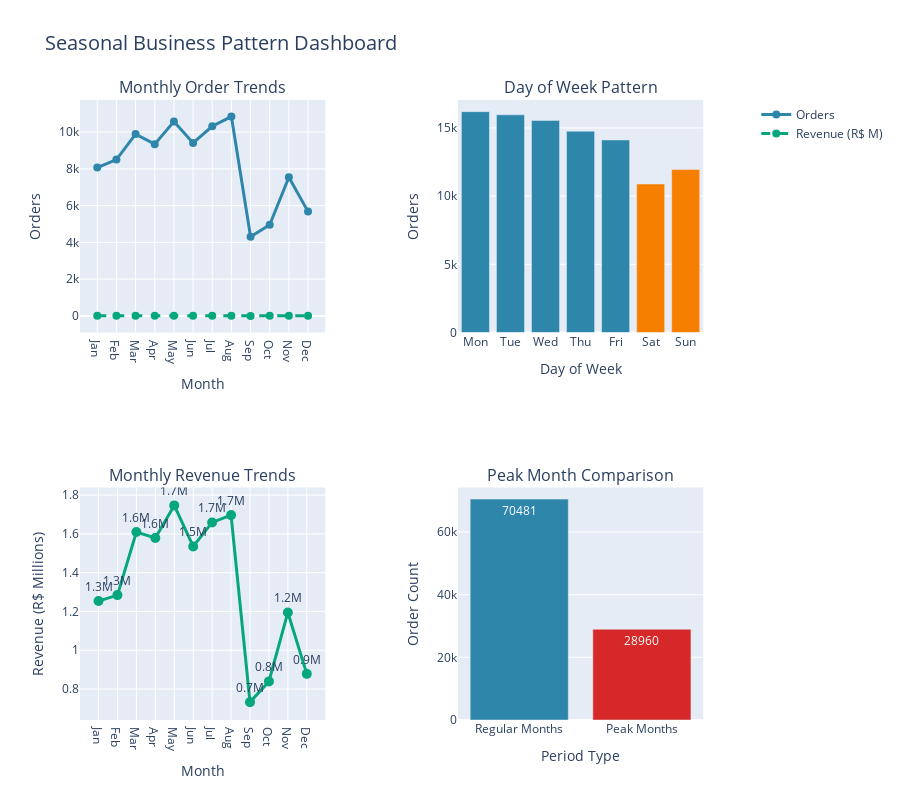

The notebook cell this image was saved under:
### Code cell
# Interactive Seasonality Analysis with Plotly
# Create comprehensive temporal dashboard
fig = make_subplots(
    rows=2, cols=2,
    subplot_titles=('Monthly Order Trends', 'Day of Week Pattern', 
                   'Monthly Revenue Trends', 'Peak Month Comparison'),
    specs=[[{"secondary_y": True}, {"type": "bar"}],
           [{"type": "scatter"}, {"type": "bar"}]]
)

# Monthly trends with dual y-axis
month_names = ['Jan', 'Feb', 'Mar', 'Apr', 'May', 'Jun', 'Jul', 'Aug', 'Sep', 'Oct', 'Nov', 'Dec']
fig.add_trace(go.Scatter(
    x=month_names,
    y=monthly_seasonality['order_count'],
    mode='lines+markers',
    name='Orders',
    line=dict(color='#2E86AB', width=3),
    marker=dict(size=8)
), row=1, col=1)

fig.add_trace(go.Scatter(
    x=month_names,
    y=monthly_seasonality['total_revenue']/1e6,
    mode='lines+markers',
    name='Revenue (R$ M)',
    line=dict(color='#06A77D', width=3, dash='dash'),
    marker=dict(size=8),
    yaxis='y2'
), row=1, col=1)

# Day of week pattern
day_names = ['Mon', 'Tue', 'Wed', 'Thu', 'Fri', 'Sat', 'Sun']
colors = ['#2E86AB']*5 + ['#F77F00']*2
fig.add_trace(go.Bar(
    x=day_names,
    y=dow_patterns['order_id'],
    marker_color=colors,
    showlegend=False
), row=1, col=2)

# Monthly revenue trends
fig.add_trace(go.Scatter(
    x=month_names,
    y=monthly_seasonality['total_revenue']/1e6,
    mode='lines+markers+text',
    text=[f'{x:.1f}M' for x in monthly_seasonality['total_revenue']/1e6],
    textposition='top center',
    line=dict(color='#06A77D', width=3),
    marker=dict(size=10),
    showlegend=False
), row=2, col=1)

# Peak vs regular comparison
periods = ['Regular Months', 'Peak Months']
fig.add_trace(go.Bar(
    x=periods,
    y=peak_comparison['order_id'],
    marker_color=['#2E86AB', '#D62828'],
    text=peak_comparison['order_id'],
    textposition='auto',
    showlegend=False
), row=2, col=2)

fig.update_layout(
    height=800,
    title_text="Seasonal Business Pattern Dashboard",
    title_font_size=20
)

# Update axes labels
fig.update_xaxes(title_text="Month", row=1, col=1)
fig.update_xaxes(title_text="Day of Week", row=1, col=2)
fig.update_xaxes(title_text="Month", row=2, col=1)
fig.update_xaxes(title_text="Period Type", row=2, col=2)

fig.update_yaxes(title_text="Orders", row=1, col=1)
fig.update_yaxes(title_text="Revenue (R$ Millions)", secondary_y=True, row=1, col=1)
fig.update_yaxes(title_text="Orders", row=1, col=2)
fig.update_yaxes(title_text="Revenue (R$ Millions)", row=2, col=1)
fig.update_yaxes(title_text="Order Count", row=2, col=2)

fig.show()

print("Interactive seasonality analysis complete - explore patterns through hover and zoom")

### Figure 1 — Plotly figure (JSON) as saved in the notebook; plotly's stock layout.template omitted (floating-point values rounded to 4 significant figures)
{"data": [{"line": {"color": "#2E86AB", "width": 3}, "marker": {"size": 8}, "mode": "lines+markers", "name": "Orders", "type": "scatter", "x": ["Jan", "Feb", "Mar", "Apr", "May", "Jun", "Jul", "Aug", "Sep", "Oct", "Nov", "Dec"], "xaxis": "x", "y": [8069, 8508, 9893, 9343, 10573, 9412, 10318, 10843, 4305, 4959, 7544, 5674], "yaxis": "y"}, {"line": {"color": "#06A77D", "dash": "dash", "width": 3}, "marker": {"size": 8}, "mode": "lines+markers", "name": "Revenue (R$ M)", "type": "scatter", "x": ["Jan", "Feb", "Mar", "Apr", "May", "Jun", "Jul", "Aug", "Sep", "Oct", "Nov", "Dec"], "xaxis": "x", "y": [1.253, 1.284, 1.61, 1.579, 1.747, 1.535, 1.659, 1.697, 0.7326, 0.8394, 1.195, 0.8784], "yaxis": "y"}, {"marker": {"color": ["#2E86AB", "#2E86AB", "#2E86AB", "#2E86AB", "#2E86AB", "#F77F00", "#F77F00"]}, "showlegend": false, "type": "bar", "x": ["Mon", "Tue", "Wed", "Thu", "Fri", "Sat", "Sun"], "xaxis": "x2", "y": [16196, 15963, 15552, 14761, 14122, 10887, 11960], "yaxis": "y3"}, {"line": {"color": "#06A77D", "width": 3}, "marker": {"size": 10}, "mode": "lines+markers+text", "showlegend": false, "text": ["1.3M", "1.3M", "1.6M", "1.6M", "1.7M", "1.5M", "1.7M", "1.7M", "0.7M", "0.8M", "1.2M", "0.9M"], "textposition": "top center", "type": "scatter", "x": ["Jan", "Feb", "Mar", "Apr", "May", "Jun", "Jul", "Aug", "Sep", "Oct", "Nov", "Dec"], "xaxis": "x3", "y": [1.253, 1.284, 1.61, 1.579, 1.747, 1.535, 1.659, 1.697, 0.7326, 0.8394, 1.195, 0.8784], "yaxis": "y4"}, {"marker": {"color": ["#2E86AB", "#D62828"]}, "showlegend": false, "text": [70481, 28960], "textposition": "auto", "type": "bar", "x": ["Regular Months", "Peak Months"], "xaxis": "x4", "y": [70481, 28960], "yaxis": "y5"}], "layout": {"annotations": [{"font": {"size": 16}, "showarrow": false, "text": "Monthly Order Trends", "x": 0.185, "xanchor": "center", "xref": "paper", "y": 1, "yanchor": "bottom", "yref": "paper"}, {"font": {"size": 16}, "showarrow": false, "text": "Day of Week Pattern", "x": 0.755, "xanchor": "center", "xref": "paper", "y": 1, "yanchor": "bottom", "yref": "paper"}, {"font": {"size": 16}, "showarrow": false, "text": "Monthly Revenue Trends", "x": 0.185, "xanchor": "center", "xref": "paper", "y": 0.375, "yanchor": "bottom", "yref": "paper"}, {"font": {"size": 16}, "showarrow": false, "text": "Peak Month Comparison", "x": 0.755, "xanchor": "center", "xref": "paper", "y": 0.375, "yanchor": "bottom", "yref": "paper"}], "height": 800, "title": {"font": {"size": 20}, "text": "Seasonal Business Pattern Dashboard"}, "xaxis": {"anchor": "y", "domain": [0, 0.37], "title": {"text": "Month"}}, "xaxis2": {"anchor": "y3", "domain": [0.57, 0.94], "title": {"text": "Day of Week"}}, "xaxis3": {"anchor": "y4", "domain": [0, 0.37], "title": {"text": "Month"}}, "xaxis4": {"anchor": "y5", "domain": [0.57, 0.94], "title": {"text": "Period Type"}}, "yaxis": {"anchor": "x", "domain": [0.625, 1], "title": {"text": "Orders"}}, "yaxis2": {"anchor": "x", "overlaying": "y", "side": "right", "title": {"text": "Revenue (R$ Millions)"}}, "yaxis3": {"anchor": "x2", "domain": [0.625, 1], "title": {"text": "Orders"}}, "yaxis4": {"anchor": "x3", "domain": [0, 0.375], "title": {"text": "Revenue (R$ Millions)"}}, "yaxis5": {"anchor": "x4", "domain": [0, 0.375], "title": {"text": "Order Count"}}}}
